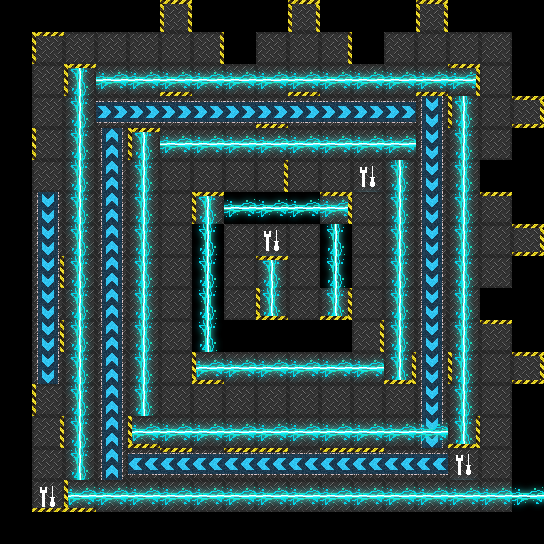

This game map was drawn from its Tiled (.tmx) file and the tilesets committed beside it. A one-line description and the trimmed map source follow:
An orthogonal 17x17 tile map with 32x32 px tiles, 4 tile layers (floor, belts, lasers, walls).

<map version="1.2" tiledversion="1.2.2" orientation="orthogonal" renderorder="right-down" width="17" height="17" tilewidth="32" tileheight="32" infinite="0" nextlayerid="5" nextobjectid="1">
 <tileset firstgid="1" source="roborallyTextures.tsx" />
 <layer id="1" name="floor" width="17" height="17">
  <data>[289 cells, 214 non-empty, 1 distinct tile ids]</data>
 </layer>
 <layer id="2" name="belts" width="17" height="17">
  <data>[289 cells, 48 non-empty, 4 distinct tile ids]</data>
 </layer>
 <layer id="3" name="lasers" width="17" height="17">
  <data>[289 cells, 109 non-empty, 3 distinct tile ids]</data>
 </layer>
 <layer id="4" name="walls" width="17" height="17">
  <data>[289 cells, 43 non-empty, 10 distinct tile ids]</data>
 </layer>
</map>
